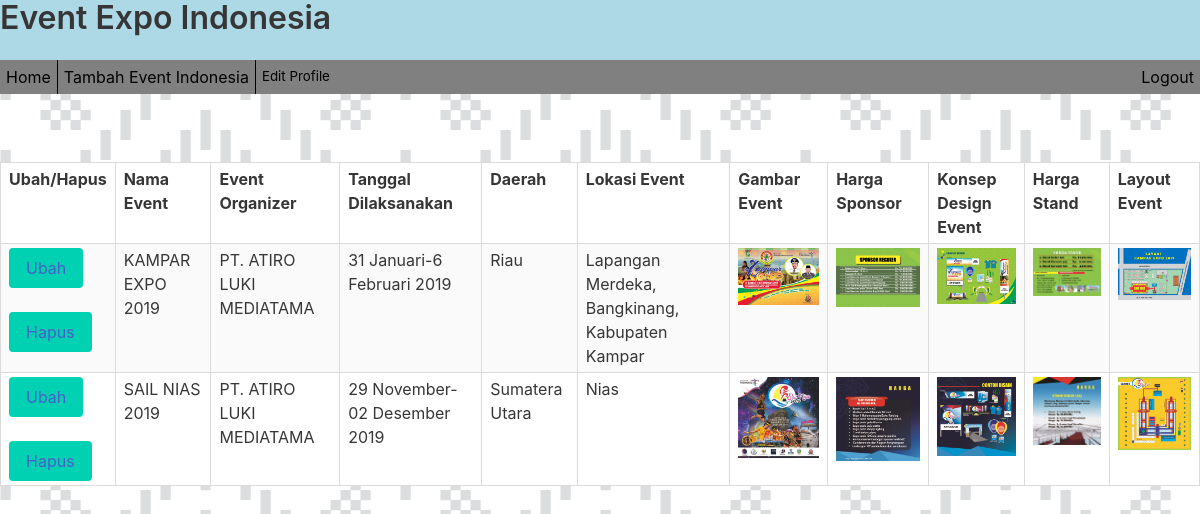
The page /indexeo.php (signed in) on the database its author committed.
### tables this page shows
CREATE TABLE `event` (
  `nama_event` varchar(200) NOT NULL,
  `nama_eo` varchar(200) NOT NULL,
  `periode_event` varchar(100) NOT NULL,
  `daerah_event` varchar(200) NOT NULL,
  `lokasi_event` varchar(100) NOT NULL,
  `gambar_event` varchar(100) NOT NULL,
  `sponsor_event` varchar(100) NOT NULL,
  `konsep_event` varchar(100) NOT NULL,
  `stand_event` varchar(100) NOT NULL,
  `layout_event` varchar(100) NOT NULL,
  `proposal_event` varchar(1000) NOT NULL
);

### functions.php (called while the page is built, shortened)
<?php
$db = mysqli_connect("localhost","root","","tugaslea");
function query($query)
{
	global $db;
	$result = mysqli_query ($db , $query);
	$rows = [];
	while ($row = mysqli_fetch_assoc($result))
	{
		$rows[] = $row;
	}
	return $rows;
}
 ?>

### indexeo.php (the view, shortened to what this page needs)
<?php
require 'functions.php';
$event = query("SELECT * FROM event");
 ?>
<!DOCTYPE html>
<html>
<head>
	<link rel="stylesheet" href="https://cdnjs.cloudflare.com/ajax/libs/bulma/0.7.2/css/bulma.min.css">
</head>
<body>
<div class="header">
	<h1 class="title is-3">Event Expo Indonesia</h1>
	<ul>
		<li><a href="indexeo.php" class="active">Home</a></li>
		<div class="dropdown">
			<button class="menuedit">Edit Profile</button>
		</div>
		<li class="logout"><a href="logout.php">Logout</a></li>
		<li><a href="tambahevent.php">Tambah Event Indonesia</a></li>
	</ul>
</div>
<br><br>
<table border="1" cellpadding="10" cellspacing="0" class="table is-bordered is-striped is-narrow is-hoverable is-fullwidth">
	<tr>
		<th>Ubah/Hapus</th>
		<th>Nama Event</th>
		<th>Event Organizer</th>
		<th>Tanggal Dilaksanakan</th>
		<th>Daerah</th>
		<th>Lokasi Event</th>
		<th>Gambar Event</th>
		<th>Harga Sponsor</th>
		<th>Konsep Design Event</th>
		<th>Harga Stand</th>
		<th>Layout Event</th>
	</tr>
	<?php foreach ($event as $evt) : ?>
	<tr>
		<td>
			<button class="button is-primary"><a href="ubah.php?nama=<?php echo $evt["nama_event"]; ?>">Ubah</a></button> <br><br>
			<button class="button is-primary"><a href="hapusevent.php?nama=<?php echo $evt["nama_event"]; ?>" onclick="return confirm('yakin?');">Hapus</a></button>
		</td>
		<td><?php echo $evt["nama_event"]; ?></td>
		<td><?php echo $evt["nama_eo"]; ?></td>
		<td><?php echo $evt["periode_event"]; ?></td>
		<td><?php echo $evt["daerah_event"]; ?></td>
		<td><?php echo $evt["lokasi_event"]; ?></td>
		<td><img src="img/<?php echo $evt["gambar_event"]; ?>" width="200"></td>
		<td>
			<a href="sponsoreo.php?nama=<?php echo $evt["nama_event"]; ?>"><img src="img/<?php echo $evt["sponsor_event"]; ?>" width="200"></a>
		</td>
		<td><img src="img/<?php echo $evt["konsep_event"]; ?>" width="200"></td>
		<td>
			<a href="standeo.php?nama=<?php echo $evt["nama_event"]; ?>"><img src="img/<?php echo $evt["stand_event"]; ?>" width="200">
			</a>
		</td>
		<td><img src="img/<?php echo $evt["layout_event"]; ?>" width="200"></td>
	</tr>
	<?php endforeach; ?>
</table>
<br><br><br><br><br><br><br><br><br><br><br><br><br>
</body>
</html>

### indexeo.php (style rules this page uses)
body { background-image: url(bahan/folk-pattern.png); }
.logout { float: right; }
.header { padding-bottom: 0; margin-bottom: 20px; background-color: lightblue; }
ul { list-style-type: none; margin: 0; padding: 0; overflow: hidden; background-color: grey; }
li { float: left; border-right:1px solid black; }
li a { display: block; color: black; text-align: center; padding: 5px 6px; text-decoration: none; }
.active { bacground-color: #4caf50; }
li.logout { float: right; border-style: none; }
.menuedit { background-color: grey; color: black; border: none; cursor: pointer; padding:8px 6px; text-align: center; }
.dropdown { position: relative; display: inline-block; }

### rows shown on the page
event: nama_event "KAMPAR EXPO 2019", nama_eo "PT. ATIRO LUKI MEDIATAMA", periode_event "31 Januari-6 Februari 2019", daerah_event "Riau", lokasi_event "Lapangan Merdeka, Bangkinang, Kabupaten Kampar", gambar_event (picture), sponsor_event (picture), konsep_event (picture), stand_event (picture), layout_event (picture)
event: nama_event "SAIL NIAS 2019", nama_eo "PT. ATIRO LUKI MEDIATAMA", periode_event "29 November-02 Desember 2019", daerah_event "Sumatera Utara", lokasi_event "Nias", gambar_event (picture), sponsor_event (picture), konsep_event (picture), stand_event (picture), layout_event (picture)
